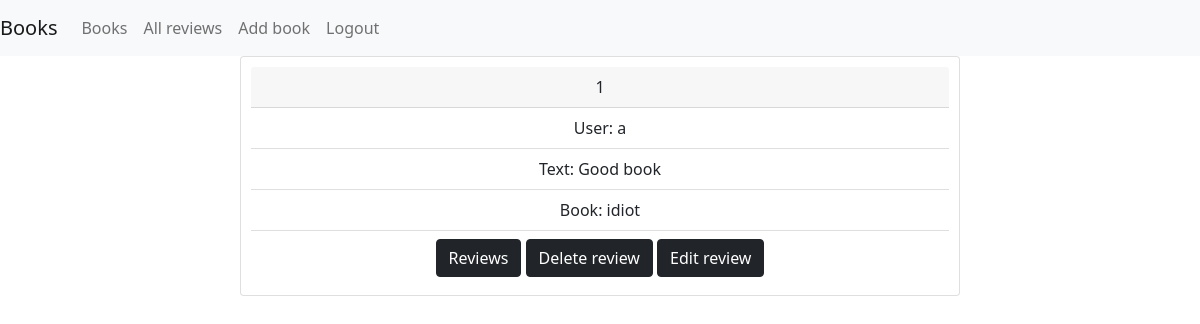
/app/book_review_list/1/ (signed in), run on the app's committed database.
### app_tutorial/models.py (models this page shows, shortened)
class Review(models.Model):
    user = models.ForeignKey(User, on_delete = models.CASCADE)
    book = models.ForeignKey(Book, on_delete= models.CASCADE)
    text = models.TextField()

class Book(models.Model):
    name = models.CharField(max_length=255)
    pages_number = models.IntegerField(default=100)
    price = models.DecimalField(max_digits=10, decimal_places=2)
    description = models.TextField(null=True,blank=True)
    def __str__(self):
        return self.name

### app_tutorial/views.py (the view)
# urls.py: path('book_review_list/<int:book_id>/', views.book_review_list, name='book_review_list'),
def book_review_list(request, book_id):
    reviews = Review.objects.filter(book=book_id)
    return render(request, 'review_list.html', {'reviews': reviews})

### templates/review_list.html
{% extends 'base.html'%}
{%block content%}
{% for review in reviews %}
    <div class="review card">
      <div class="card-header">
        {{review.id}}
      </div>
      <ul class="list-group list-group-flush">
        <li class="list-group-item">User: {{review.user}}</li>
        <li class="list-group-item">Text: {{review.text}}</li>
        <li class="list-group-item">Book: {{review.book}}</li>
          <li class="list-group-item">
              <a class="btn btn-dark" href="{% url 'book_review_list' book_id=review.book.id%}" role="button">Reviews</a>
              {% if user.is_authenticated %}
                {% if review.user == user %}
                    <a class="btn btn-dark" href="{% url 'delete_review' review_id=review.id%}">Delete review</a>
                    <a class="btn btn-dark" href="{% url 'edit_review' review_id=review.id%}">Edit review</a>
                {% endif %}
              {% endif %}
          </li>
      </ul>
    </div>
{% endfor %}
{% endblock %}

### static/styles.css (style rules this page uses)
.review { text-align: center; padding: 10px; margin-bottom: 10px; }

### data on the page
Review: id "1", user "a", text "Good book", book "idiot", shows "Delete review"
